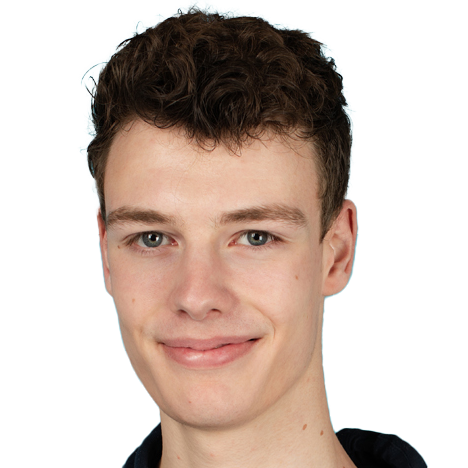
#> input picture roan/assets/RoanHeemstra Hoofd Rembg.png, 468 x 468 px
$ python -i photo.py   (imports and definitions only)
#> lines starting #> are read from the running program, lines starting #| are printed output that depends on the picture
"""Afbeelding → raster van halve blokken, met behoud van de verhouding.

Een tekenkaart is ongeveer twee keer zo hoog als breed, dus een vierkante
afbeelding van N kolommen breed hoort N/2 rijen hoog te zijn. Zonder die
correctie wordt een vierkant portret platgedrukt of uitgerekt.

Daarnaast staat hier de lezer voor de vooraf gerenderde ANSI-tekening van de
avatar (`assets/avatar.ans`): die bevat echte truecolor-escapes en tekent dus
zonder Pillow, chafa of terminal-protocollen.
"""

import re
from pathlib import Path

from rich.cells import cell_len
from rich.style import Style
from rich.text import Text

# Achtergrond waarop transparante PNG's worden gecomposite (donkere terminal).
_BG = (20, 22, 28)

# Hoogte/breedte van één tekenkaart, in dezelfde eenheid als de afbeelding.
CELL_RATIO = 0.5


def fit_cells(
    width: int,
    height: int,
    max_cols: int,
    max_rows: int | None = None,
) -> tuple[int, int]:
    """Aantal (kolommen, rijen) waarin een afbeelding past zonder vervorming."""
    if width <= 0 or height <= 0:
        return max(1, int(max_cols)), 1
    cols = max(1, int(max_cols))
    rows = max(1, round(cols * (height / width) * CELL_RATIO))
    if max_rows is not None and rows > max_rows:
        rows = max(1, int(max_rows))
        cols = max(1, round(rows / ((height / width) * CELL_RATIO)))
    return cols, rows


def _load_rgb(path: str, bg: tuple[int, int, int] | None = None):
    """Open de afbeelding als RGB, met de doorzichtige delen op de themabackgrond.

    We knippen niets van de afbeelding: het bestand is vierkant en zo tekenen we
    het ook vierkant. Een terminalcel is twee keer zo hoog als breed, dus een
    vierkant beeld van N kolommen hoort N/2 rijen te zijn (zie CELL_RATIO).
    """
#> called with path = 'assets/RoanHeemstra Hoofd Rembg.png'
    try:
        from PIL import Image
    except ImportError:
        return None

    p = Path(path).expanduser()
    if not p.exists():
        return None
    try:
        img = Image.open(p)
#> img is the input picture: PIL image 468x468 RGBA; mean R, G, B, A 148.7, 166.1, 161.6, 120
        img.load()
    except Exception:
        return None

    if img.mode in ("RGBA", "LA", "P"):
        img = img.convert("RGBA")
        flat = Image.new("RGBA", img.size, (*(bg or _BG), 255))
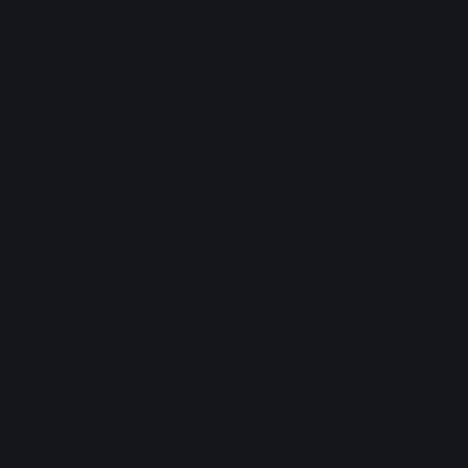
#> flat: PIL image 468x468 RGBA; mean R, G, B, A 20, 22, 28, 255
        img = Image.alpha_composite(flat, img).convert("RGB")
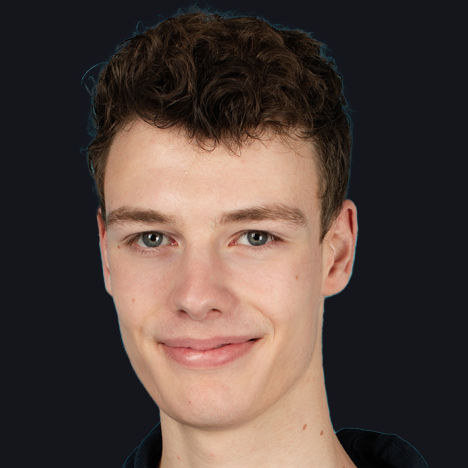
#> img: PIL image 468x468 RGB; mean R, G, B 80.9, 66.3, 61
    else:
        img = img.convert("RGB")
    return img


# [13 lines left out: function fitted_cells, not called in this run]


def render_photo(
    path: str,
    width: int = 24,
    max_height: int | None = None,
    bg: tuple[int, int, int] | None = None,
) -> Text:
    """Render een afbeelding als een raster van gekleurde half-blocks."""
    try:
        from PIL import Image  # noqa: F401
    except ImportError:
        return Text("(install Pillow om de foto te renderen)")

    img = _load_rgb(path, bg=bg)
    if img is None:
        return Text("")

    cols, rows = fit_cells(img.width, img.height, width, max_height)
#> cols = 24; rows = 12
    img = img.resize((cols, rows * 2), Image.LANCZOS)
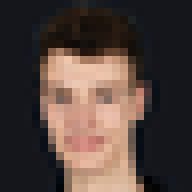
#> img: PIL image 24x24 RGB (shown 8 times larger); mean R, G, B 80.9, 66.3, 61
    px = img.load()

    text = Text()
    for y in range(0, rows * 2, 2):
        for x in range(cols):
            top = px[x, y]
            bot = px[x, y + 1] if y + 1 < rows * 2 else top
            style = Style(
                color=f"rgb({top[0]},{top[1]},{top[2]})",
                bgcolor=f"rgb({bot[0]},{bot[1]},{bot[2]})",
            )
            text.append("▀", style)
        if y + 2 < rows * 2:
            text.append("\n")
    return text


# ---------- vooraf gerenderde ANSI-avatar ----------
# Eénmalig gegenereerd met:
#     chafa -f symbols -s 24x12 --stretch --colors full avatar.png > avatar.ans
# Het resultaat staat als tekst in de repo. Daardoor is er geen chafa en geen
# Pillow nodig om de avatar te tekenen, en geen sixel/TGP-ondersteuning: het
# zijn gewone bloktekens met een truecolor-stijl, dus iedere terminal kan het.

ANS_AVATAR = Path(__file__).parent / "assets" / "avatar.ans"
PNG_AVATAR = Path(__file__).parent / "assets" / "avatar.png"

# Celformaat van de meegeleverde tekening (de -s 24x12 hierboven). Ook bruikbaar
# als het bestand ontbreekt, zodat de widget toch een passende grootte krijgt
# in plaats van te schatten.
ANS_CELLS = (24, 12)

# Elke CSI-escape (ESC [ params afsluitletter) behalve SGR: cursor en scherm.
# SGR is de enige escape die kleur draagt en eindigt altijd op 'm'. chafa
# omsluit de tekening met \x1b[?25l (cursor uit) en \x1b[?25h (cursor aan);
# die horen er niet in, want ze zouden als bytes blijven meetellen voor de
# celbreedte. Deze regexp raakt \x1b[0m en \x1b[38;2;r;g;bm dus niet.
_CONTROL_ESC_RE = re.compile(r"\x1b\[[0-9;?]*[a-ln-zA-Z]")
_SGR_RE = re.compile(r"\x1b\[([0-9;:]*)m")


def _strip_controls(raw: str) -> str:
    """Haal cursor- en schermbesturing eruit; laat alle kleur-SGR's staan."""
    return _CONTROL_ESC_RE.sub("", raw)


# [183 lines left out: functions _plain, _sgr, _text_from_ansi, load_ans, ans_cells, render_avatar and 1 more, not called in this run]

>>> result = render_photo('assets/RoanHeemstra Hoofd Rembg.png')
